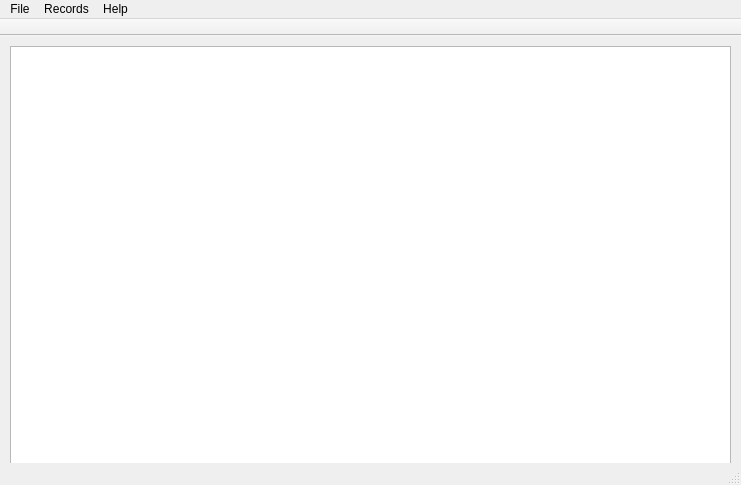
<?xml version="1.0" encoding="UTF-8"?>
<ui version="4.0">
 <class>MainWindow</class>
 <widget class="QMainWindow" name="MainWindow">
  <property name="geometry">
   <rect>
    <x>0</x>
    <y>0</y>
    <width>741</width>
    <height>485</height>
   </rect>
  </property>
  <property name="windowTitle">
   <string>Student Book Pro</string>
  </property>
  <property name="windowIcon">
   <iconset resource="StudentBook.qrc">
    <normaloff>:/images/graduated.png</normaloff>:/images/graduated.png</iconset>
  </property>
  <widget class="QWidget" name="centralwidget">
   <widget class="QTableView" name="tableView">
    <property name="geometry">
     <rect>
      <x>10</x>
      <y>10</y>
      <width>721</width>
      <height>421</height>
     </rect>
    </property>
    <property name="font">
     <font>
      <pointsize>10</pointsize>
     </font>
    </property>
    <property name="gridStyle">
     <enum>Qt::DashLine</enum>
    </property>
   </widget>
  </widget>
  <widget class="QMenuBar" name="menubar">
   <property name="geometry">
    <rect>
     <x>0</x>
     <y>0</y>
     <width>741</width>
     <height>19</height>
    </rect>
   </property>
   <widget class="QMenu" name="menuFile">
    <property name="title">
     <string>File</string>
    </property>
    <addaction name="actionOpen"/>
    <addaction name="actionSave"/>
    <addaction name="separator"/>
    <addaction name="actionExit"/>
   </widget>
   <widget class="QMenu" name="menuRecords">
    <property name="title">
     <string>Records</string>
    </property>
    <widget class="QMenu" name="menuSort">
     <property name="title">
      <string>Sort</string>
     </property>
     <addaction name="actionBy_ID"/>
     <addaction name="actionBy_Name"/>
    </widget>
    <widget class="QMenu" name="menuView">
     <property name="title">
      <string>View</string>
     </property>
     <addaction name="actionPreOrder"/>
     <addaction name="actionInOrder"/>
     <addaction name="actionPostOrder"/>
    </widget>
    <addaction name="actionAdd_New"/>
    <addaction name="actionEdit"/>
    <addaction name="actionDelete"/>
    <addaction name="menuSort"/>
    <addaction name="menuView"/>
   </widget>
   <widget class="QMenu" name="menuAbout">
    <property name="title">
     <string>Help</string>
    </property>
    <addaction name="actionCreators"/>
   </widget>
   <addaction name="menuFile"/>
   <addaction name="menuRecords"/>
   <addaction name="menuAbout"/>
  </widget>
  <widget class="QStatusBar" name="statusbar"/>
  <widget class="QToolBar" name="toolBar">
   <property name="windowTitle">
    <string>Records Toolbox</string>
   </property>
   <property name="movable">
    <bool>false</bool>
   </property>
   <property name="allowedAreas">
    <set>Qt::NoToolBarArea</set>
   </property>
   <property name="toolButtonStyle">
    <enum>Qt::ToolButtonIconOnly</enum>
   </property>
   <property name="floatable">
    <bool>false</bool>
   </property>
   <attribute name="toolBarArea">
    <enum>TopToolBarArea</enum>
   </attribute>
   <attribute name="toolBarBreak">
    <bool>false</bool>
   </attribute>
  </widget>
  <action name="actionAdd_New">
   <property name="text">
    <string>Add New</string>
   </property>
  </action>
  <action name="actionSearch">
   <property name="text">
    <string>Search</string>
   </property>
  </action>
  <action name="actionOpen">
   <property name="text">
    <string>Open</string>
   </property>
  </action>
  <action name="actionSave">
   <property name="text">
    <string>Save</string>
   </property>
  </action>
  <action name="actionExport">
   <property name="text">
    <string>Export</string>
   </property>
  </action>
  <action name="actionPrint">
   <property name="text">
    <string>Print</string>
   </property>
  </action>
  <action name="actionExit">
   <property name="text">
    <string>Exit</string>
   </property>
  </action>
  <action name="actionCreators">
   <property name="text">
    <string>About</string>
   </property>
  </action>
  <action name="actionBy_ID">
   <property name="checkable">
    <bool>true</bool>
   </property>
   <property name="text">
    <string>By ID</string>
   </property>
  </action>
  <action name="actionBy_Name">
   <property name="checkable">
    <bool>true</bool>
   </property>
   <property name="text">
    <string>By Name</string>
   </property>
  </action>
  <action name="actionPreOrder">
   <property name="checkable">
    <bool>true</bool>
   </property>
   <property name="text">
    <string>PreOrder</string>
   </property>
  </action>
  <action name="actionInOrder">
   <property name="checkable">
    <bool>true</bool>
   </property>
   <property name="text">
    <string>InOrder</string>
   </property>
  </action>
  <action name="actionPostOrder">
   <property name="checkable">
    <bool>true</bool>
   </property>
   <property name="text">
    <string>PostOrder</string>
   </property>
  </action>
  <action name="actionDelete">
   <property name="text">
    <string>Delete</string>
   </property>
  </action>
  <action name="actionEdit">
   <property name="text">
    <string>Edit</string>
   </property>
  </action>
 </widget>
 <resources>
  <include location="StudentBook.qrc"/>
 </resources>
 <connections>
  <connection>
   <sender>actionExit</sender>
   <signal>triggered()</signal>
   <receiver>MainWindow</receiver>
   <slot>close()</slot>
   <hints>
    <hint type="sourcelabel">
     <x>-1</x>
     <y>-1</y>
    </hint>
    <hint type="destinationlabel">
     <x>370</x>
     <y>242</y>
    </hint>
   </hints>
  </connection>
 </connections>
</ui>
